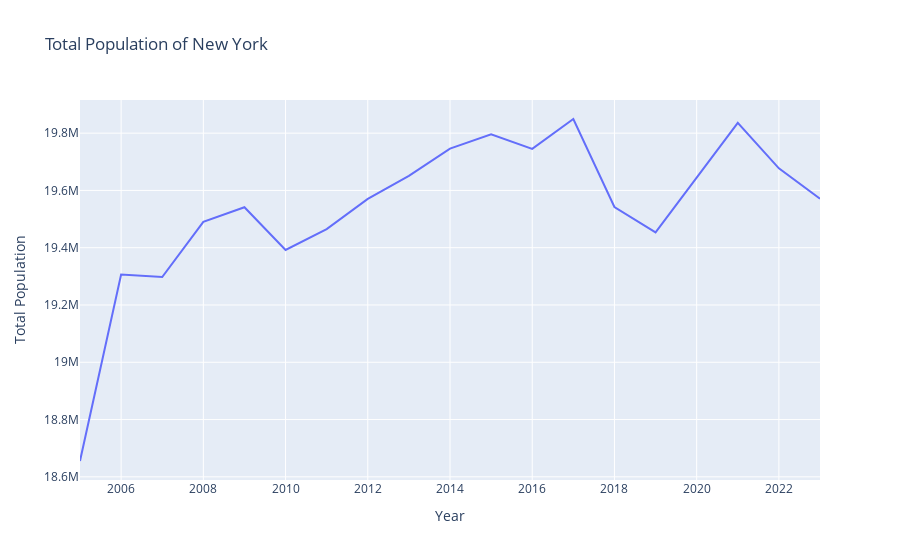

Notebook code for this chart:
### Markdown cell above
## Another State

We can easily copy and paste the above code and tweak is slightly to graph the population of another state:

### Code cell
state = "New York"
df_state = df[df["State"] == state]
px.line(df_state, x="Year", y="Total Population", title=f"Total Population of {state}")

### Figure 1 — Plotly figure (JSON) as saved in the notebook; plotly's stock layout.template omitted (floating-point values rounded to 4 significant figures)
{"data": [{"hovertemplate": "Year=%{x}<br>Total Population=%{y}<extra></extra>", "legendgroup": "", "line": {"color": "#636efa", "dash": "solid"}, "marker": {"symbol": "circle"}, "mode": "lines", "name": "", "orientation": "v", "showlegend": false, "type": "scatter", "x": [2005, 2006, 2007, 2008, 2009, 2010, 2011, 2012, 2013, 2014, 2015, 2016, 2017, 2018, 2019, 2021, 2022, 2023], "xaxis": "x", "y": [18655275, 19306183, 19297729, 19490297, 19541453, 19392283, 19465197, 19570261, 19651127, 19746227, 19795791, 19745289, 19849399, 19542209, 19453561, 19835913, 19677151, 19571216], "yaxis": "y"}], "layout": {"legend": {"tracegroupgap": 0}, "title": {"text": "Total Population of New York"}, "xaxis": {"anchor": "y", "domain": [0, 1], "title": {"text": "Year"}}, "yaxis": {"anchor": "x", "domain": [0, 1], "title": {"text": "Total Population"}}}}
